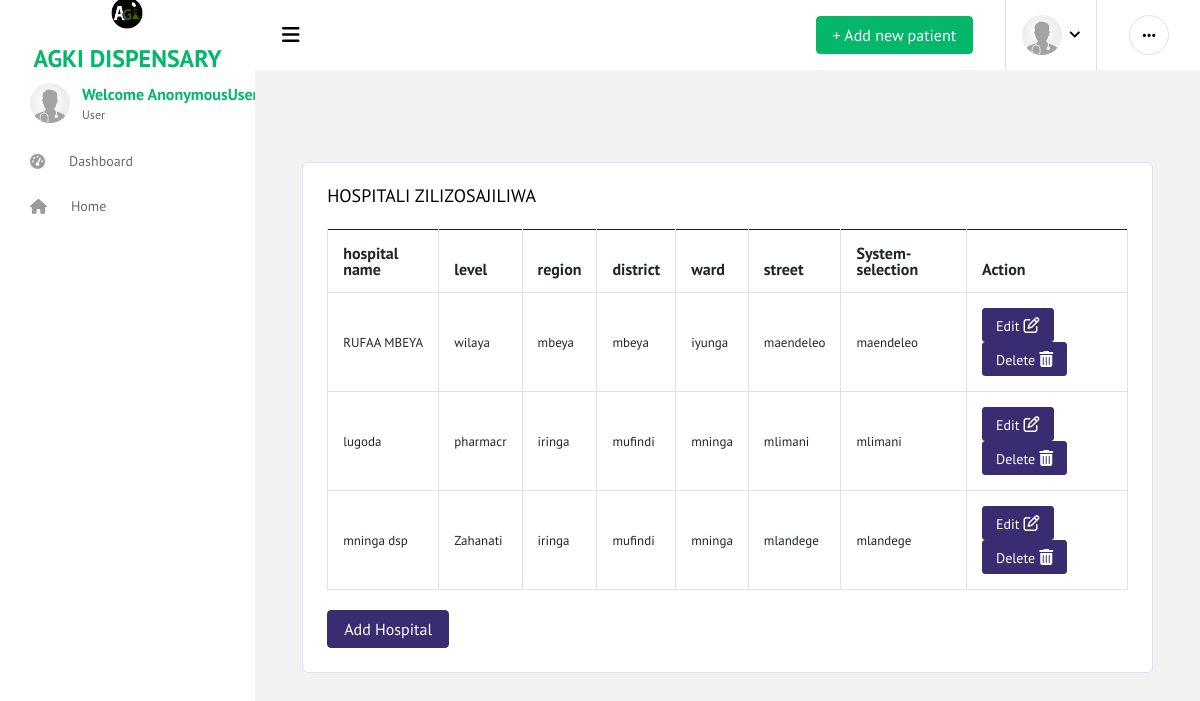
Page /registeredHosptal/ on the committed database.
### app/models.py (models this page shows, shortened)
class HospitalRegistrationModel(models.Model):
    name = models.CharField(max_length=20)
    level = models.CharField(max_length=20)
    location = models.CharField(max_length=20,null=True,blank=True)
    region = models.CharField(max_length=20,null=True,blank=True)
    district = models.CharField(max_length=20,null=True,blank=True)
    ward = models.CharField(max_length=20,null=True,blank=True)
    street = models.CharField(max_length=20,null=True,blank=True)
    service = models.CharField(max_length=20,null=True,blank=True)
    registerd_time = models.DateTimeField(auto_now_add=True,null=True,blank=True)

### app/views.py (the view)
# urls.py: path('registeredHosptal/', views.registeredHosptal,name='registeredHosptal'),
def registeredHosptal(request):
    x = HospitalRegistrationModel.objects.all().order_by('-id')
    context = {
            'x':x
        }
    return render(request,'app/registeredHosptal.html',context)

### app/templates/app/registeredHosptal.html (shortened to what this page needs)
{% extends 'app/base2.html' %}
{%block content%}
<br>
<div class="container mt-5">
<div class="col-lg-12 grid-margin stretch-card">
    <div class="card">
      <div class="card-body">
        <h4 class="card-title">HOSPITALI ZILIZOSAJILIWA</h4>
        {% if x %}
        <div class="table-responsive">
          <table class="table table-bordered">
            <thead>
                    <tr>
                        <th>hospital name</th>
                        <th>level</th>
                        <th>region</th>
                        <th>district</th>
                        <th>ward</th>
                        <th>street</th>
                        <th>System-selection</th>
                        <th>Action</th>
                    </tr>
                </thead>
                <tbody>
                    {% for i in x %}
                    <tr>
                        <td>{{i.name}}</td>
                        <td>{{i.level}}</td>
                        <td>{{i.region}}</td>
                        <td>{{i.district}}</td>
                        <td>{{i.ward}}</td>
                        <td>{{i.street}}</td>
                        <td>{{i.street}}</td>
                        <td>
                            <a href='{% url 'hospitalEdit' i.id %}'><button class='btn btn-primary btn-sm'>Edit<i class="fa fa-edit ml-1"></i></button></a>
                            <button type="button" class="btn btn-primary btn-sm" data-toggle="modal" data-target="#exampleModal-2">Delete<i class="fa fa-trash ml-1"></i></button>
                        </td>
                    </tr>
                    {% endfor %}
                </tbody>
            </table>
        </div>
            {% else %}
            <br>
            <div class="alert alert-fill-primary" role="alert">
                <i class="fa fa-exclamation-triangle"></i>
                There! No hospital registered yet
              </div>
            {% endif %}
        <br>
        <a href="{% url 'hospitalRegistration' %}"><button class="btn btn-primary">Add Hospital</button></a>
    </div>
</div>
</div>
</div>
{%endblock%}

### rows in the picture
HospitalRegistrationModel: name "RUFAA MBEYA", level "wilaya", region "mbeya", district "mbeya", ward "iyunga", street "maendeleo"
HospitalRegistrationModel: name "lugoda", level "pharmacr", region "iringa", district "mufindi", ward "mninga", street "mlimani"
HospitalRegistrationModel: name "mninga dsp", level "Zahanati", region "iringa", district "mufindi", ward "mninga", street "mlandege"
